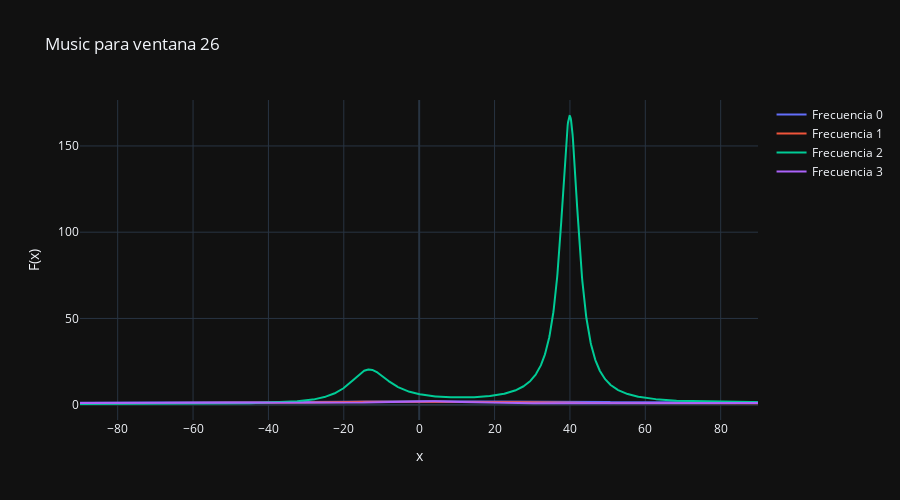

Write notebook code for a chart like this one.
### Markdown cell above
Vemos que ninguno de los dos métodos arroja algo bueno

### Code cell
ventana_random=np.random.randint(0,num_ventanas-1)
music_random=MUSIC(this_ws,x_v_array[ventana_random],angles,n_ruidoso)
plt.title(f'Señal de ventana {ventana_random}')
plt.plot(t_v_array[ventana_random],x_v_array[ventana_random][0])
plt.plot(t_v_array[ventana_random],x_v_array[ventana_random][1])
plt.plot(t_v_array[ventana_random],x_v_array[ventana_random][2])
plt.show()
music_plot(angles,music_random,this_ws,titulo=f'Music para ventana {ventana_random}')

### Figure 1 — Plotly figure (JSON) as saved in the notebook; plotly's stock layout.template omitted (floating-point values rounded to 4 significant figures; data arrays with more than 128 entries replaced by an {"elided": "..."} marker saying what was removed)
{"data": [{"mode": "lines", "name": "Frecuencia 0", "type": "scatter", "x": {"elided": "1800 float values"}, "y": {"elided": "1800 float values"}}, {"mode": "lines", "name": "Frecuencia 1", "type": "scatter", "x": {"elided": "1800 float values"}, "y": {"elided": "1800 float values"}}, {"mode": "lines", "name": "Frecuencia 2", "type": "scatter", "x": {"elided": "1800 float values"}, "y": {"elided": "1800 float values"}}, {"mode": "lines", "name": "Frecuencia 3", "type": "scatter", "x": {"elided": "1800 float values"}, "y": {"elided": "1800 float values"}}], "layout": {"height": 500, "title": {"text": "Music para ventana 26"}, "width": 900, "xaxis": {"title": {"text": "x"}}, "yaxis": {"title": {"text": "F(x)"}}}}
